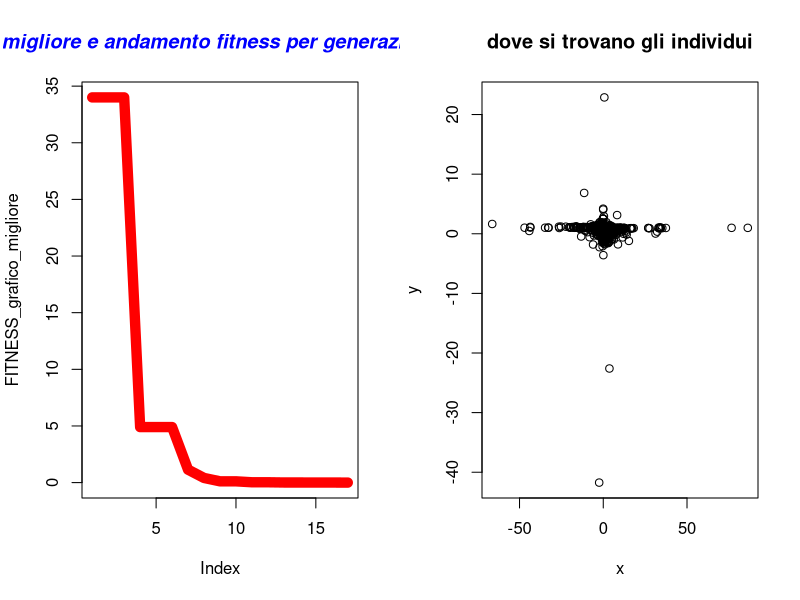

Here is the R script that generated this plot:
#https://www.agnesevardanega.eu/wiki/r/grafici/parametri_grafici   link per parametri grafici
#  Author Nicola Bernabè ver 1.0 8/11/2021
#Implementation of the Discendent Evolution algoritm for Benchmarks
#

#prendo 2 individui che saranno i genitori presi casualmente dalla popolazione
mutazione_crossover_selezione<-function(Population,MAX_DIMENSION_POPULATION,genitori_1_2,CROSS_OVER_PROBABILITY,parametro_q,ub,lb,min_max,FUNZIONE_COSTO){
    #message(genitori_1_2[1]," rgrg ",genitori_1_2[2])
    #print(Population[1][genitori_1_2[1]])
    g1<-c(Population[1,genitori_1_2[1]],Population[2,genitori_1_2[1]],Population[3,genitori_1_2[1]])#k
    g2<-c(Population[1,genitori_1_2[2]],Population[2,genitori_1_2[2]],Population[3,genitori_1_2[2]])#p1
    g3<-c(Population[1,genitori_1_2[3]],Population[2,genitori_1_2[3]],Population[3,genitori_1_2[3]])#p2
    g4<-c(Population[1,genitori_1_2[4]],Population[2,genitori_1_2[4]],Population[3,genitori_1_2[4]])#p3
    x<-g2[1]+parametro_q*(g3[1]-g4[1])
    y<-g2[2]+parametro_q*(g3[2]-g4[2])
    if(x>ub[1]){
        x<-ub[1]
    }
    if(x<lb[1]){
        x<-lb[1]
    }
    if(y>ub[2]){
        y<-ub[2]
    }
    if(y<lb[2]){
        y<-lb[2]
    }
    mutazione<-c(x,y)#dopo aggiungo fitness
    #operatore crossover
    
    if(runif(1,  0,1)<=CROSS_OVER_PROBABILITY){
        if(runif(1,  0,1)<=0.5){#bisogna fare in modo che il figlio erediti qualcosa dal padre
            mutazione[1]<-g1[1]
            
        }else{
            mutazione[2]<-g1[2]
        }
        

    }#altrimenti g1 rimane invariato
    fitness<-FUNZIONE_COSTO(mutazione[1],mutazione[2])
    mutazione<-c(mutazione[1],mutazione[2],fitness)#dopo aggiungo fitness
    #2 motodo per crossover
    'I_1_e_I_2<-sample(1:(100), 2)
    I_1<-0
    I_2<-0
    if(I_1_e_I_2[1]<=I_1_e_I_2[2]){
        I_1<-I_1_e_I_2[1]
        I_2<-I_1_e_I_2[2]
    }else{
        I_1<-I_1_e_I_2[2]
        I_2<-I_1_e_I_2[1]
        
    }
    random_n<-sample(1:100, 1)
    if(random_n>=I_1 & random_n<=I_2){#metto direttamente i valori nella popolazione
        Population[1,genitori_1_2[1]]<-mutazione[1]
        Population[2,genitori_1_2[1]]<-mutazione[2]
        Population[3,genitori_1_2[1]]<-mutazione[3]
    }else{
        Population[1,genitori_1_2[1]]<-g1[1]
        Population[2,genitori_1_2[1]]<-g1[2]
        Population[3,genitori_1_2[1]]<-g1[3]
    }'
    #operazione selezione
    if(min_max==-1){#minimizzare
        if(mutazione[3]<=g1[3]){#controllo fitness
        Population[1,genitori_1_2[1]]<-mutazione[1]
        Population[2,genitori_1_2[1]]<-mutazione[2]
        Population[3,genitori_1_2[1]]<-mutazione[3]
    }else{
        Population[1,genitori_1_2[1]]<-g1[1]
        Population[2,genitori_1_2[1]]<-g1[2]
        Population[3,genitori_1_2[1]]<-g1[3]

    }
    }else{#massimizzare
    if(mutazione[3]>=g1[3]){#controllo fitness
        Population[1,genitori_1_2[1]]<-mutazione[1]
        Population[2,genitori_1_2[1]]<-mutazione[2]
        Population[3,genitori_1_2[1]]<-mutazione[3]
    }else{
        Population[1,genitori_1_2[1]]<-g1[1]
        Population[2,genitori_1_2[1]]<-g1[2]
        Population[3,genitori_1_2[1]]<-g1[3]

    }


    }
    
    #print(g1[1][genitori_1_2[1]])
    
    #print(Population)
    #print(Population[1,genitori_1_2[1]])
    return(Population)
}
aggiorno_file_individui<-function(Population,MAX_DIMENSION_POPULATION,generazione){
                individuo<-c()
                x<-c()
                y<-c()
                fitness<-c()
                for(i in 1:MAX_DIMENSION_POPULATION) {
                    x<-c(x,Population[1,i])
                    y<-c(y,Population[2,i])
                    fitness<-c(fitness,Population[3,i])
                    
                    }
            df<-data.frame(x,y,fitness)
            #nome_file<-"generazione"+generazione+".cvs"
            nome_file = paste("DE generazione ",generazione,".txt",sep="")
            #write.csv(df, file=nome_file,sep=";",row.names=FALSE)
            write.table(df, file= nome_file,sep=";",row.names=FALSE)
            }



#aggiorni migliore fitness
aggiorna_fitness<-function(BEST_FITNESS,Migliore_fitness_generazione){
            BEST_FITNESS[1]<-Migliore_fitness_generazione[1]
            BEST_FITNESS[2]<-Migliore_fitness_generazione[2]
            BEST_FITNESS[3]<-Migliore_fitness_generazione[3]
    return(BEST_FITNESS)


}

#scorro su tutti gli individui e cerco il fitneess migliore
controllo_migliore_fitness<-function(Population,MAX_UNKNOWNS,min_max){
    BEST_FITNESS<-c(Population[1,1],Population[2,1],Population[3,1])
    for(i in 2:dim(Population)[2]) {
        if(BEST_FITNESS[3]>Population[3,i] && min_max==-1){#minimizzo
            BEST_FITNESS[1]<-Population[1,i]
            BEST_FITNESS[2]<-Population[2,i]
            BEST_FITNESS[3]<-Population[3,i]

        }else if(BEST_FITNESS[3]<Population[3,i] && min_max==1){
            BEST_FITNESS[1]<-Population[1,i]
            BEST_FITNESS[2]<-Population[2,i]
            BEST_FITNESS[3]<-Population[3,i]
        }


    }

    return(c(BEST_FITNESS[1],BEST_FITNESS[2],BEST_FITNESS[3]))
}




#inizializzo la matrice
inizializzazione<-function(ub, lb,MAX_UNKNOWNS,MAX_DIMENSION_POPULATION,FUNZIONE_COSTO){
    Population<-matrix(1:1,nrow <- MAX_UNKNOWNS+1, ncol <- MAX_DIMENSION_POPULATION)#oltre alla x e y ci aggiungo anche la fitness, così ho 3 righe
    numero_casuale_x<-1
    numero_casuale_y <-1
    for(i in 1:dim(Population)[2]) {
        numero_casuale_x <- runif(1, lb[1],ub[1] )
        numero_casuale_y <- runif(1,  lb[2],ub[2])
        Population[1,i] <-numero_casuale_x
        Population[2,i] <-numero_casuale_y
        Population[3,i] <-FUNZIONE_COSTO(Population[1,i],Population[2,i])

    }


    return (Population)
}


mainDE<-function(ub,lb,MAX_UNKNOWNS,MAX_DIMENSION_POPULATION,MAXIMUM_GENERATION_NUMBER,STAZIONARIETA,precisione,min_max,stampo_generazione,CROSS_OVER_PROBABILITY,parametro_q,FUNZIONE_COSTO){
    

    Population<-inizializzazione(ub, lb,MAX_UNKNOWNS,MAX_DIMENSION_POPULATION,FUNZIONE_COSTO)#inizializzo la popolazione
    BEST_FITNESS<-controllo_migliore_fitness(Population,MAX_UNKNOWNS,min_max)
    FITNESS_grafico_migliore<-c()
    FITNESS_grafico_migliore_generazione<-c()
    #iterazioni calcolo per trovare il minimo
    indice_stazionarieta<-0#aumenta ad ogni generazione
    n_generazioni<-0
    for(i in 1:MAXIMUM_GENERATION_NUMBER){
        n_generazioni<-i
        for(j_iterazioni_individui in 1:MAX_DIMENSION_POPULATION/2){#mescolo e faccio accoppiare gli individui della generazione corrente
            genitori_1_2_indici<-sample(1:(MAX_DIMENSION_POPULATION), 4)#4 individui casuali e sono sicuro che siano diversi grazie alla funzione
            Population<-mutazione_crossover_selezione(Population,MAX_DIMENSION_POPULATION,genitori_1_2_indici,CROSS_OVER_PROBABILITY,parametro_q,ub,lb,min_max,FUNZIONE_COSTO)
            #print(Population)

            
            
            #print(BEST_FITNESS)


        }
        Migliore_fitness_generazione<-controllo_migliore_fitness(Population,MAX_UNKNOWNS,min_max)
        #print(Migliore_fitness_generazione)
        if(Migliore_fitness_generazione[3]<BEST_FITNESS[3]  && min_max==-1){#minimizzo
            BEST_FITNESS<-aggiorna_fitness(BEST_FITNESS,Migliore_fitness_generazione)
            indice_stazionarieta=0#ritorno a 0 la stazionarietà
            message("migliore soluzione-> x ",BEST_FITNESS[1]," y ",BEST_FITNESS[2]," fitness ",BEST_FITNESS[3])
        }else if(Migliore_fitness_generazione[3]>BEST_FITNESS[3]  && min_max==1){#minimizzo
            BEST_FITNESS<-aggiorna_fitness(BEST_FITNESS,Migliore_fitness_generazione)
            indice_stazionarieta=0#ritorno a 0 la stazionarietà
            message("migliore soluzione-> x ",BEST_FITNESS[1]," y ",BEST_FITNESS[2]," fitness ",BEST_FITNESS[3])
        }
        FITNESS_grafico_migliore<-c(FITNESS_grafico_migliore,BEST_FITNESS[3])
        FITNESS_grafico_migliore_generazione<-c(FITNESS_grafico_migliore_generazione,Migliore_fitness_generazione[3])

        if(indice_stazionarieta>=STAZIONARIETA){
            message("troppo stazionaria ","generazione-> ",i," stazionario->",indice_stazionarieta)
            aggiorno_file_individui(Population,MAX_DIMENSION_POPULATION,i)
            break
        }else{
            indice_stazionarieta=indice_stazionarieta+1
        }
        if((i%%stampo_generazione)==0){#stampo così so che sta facendo qualcosa
        
            message("generazione-> ",i," stazionario->",indice_stazionarieta)
            aggiorno_file_individui(Population,MAX_DIMENSION_POPULATION,i)
            

        }
        if(BEST_FITNESS[3]<precisione && min_max==-1){
            message("finito algoritmo DE, sono riuscito ad avere una soluzione molto buona ed è ",BEST_FITNESS[3]," alla generazione-> ",i)
            aggiorno_file_individui(Population,MAX_DIMENSION_POPULATION,i)
            break
        }else if(BEST_FITNESS[3]>precisione && min_max==1){
            message("finito algoritmo DE, sono riuscito ad avere una soluzione molto buona ed è ",BEST_FITNESS[3]," alla generazione-> ",i)
            aggiorno_file_individui(Population,MAX_DIMENSION_POPULATION,i)
            break
        }
            
        
    }
    windows()
    par(mfrow=c(1,2))
    plot(FITNESS_grafico_migliore, type="l", col="red",lwd=10)
    #lines(FITNESS_grafico_migliore_generazione, type="l", col="blue",lty=5)
    title(main="migliore e andamento fitness per generazione", col.main="blue", font.main="4")

    x_individui<-c()
    y_individui<-c()
    for(x_y in 1:MAX_DIMENSION_POPULATION){
        x_individui<-c(x_individui,Population[1,x_y])
        y_individui<-c(y_individui,Population[2,x_y])

    }

    plot(x_individui, y_individui, xlab="x",ylab="y", main="dove si trovano gli individui") 
    BEST_FITNESS<-list(BEST_FITNESS,"DE",n_generazioni)
    return(BEST_FITNESS)
 
}

#miliardo
#ub<-c(1000000000,1000000000)  # upper bound of the unknowns
#lb<-c(-1000000000,-1000000000)  #lower bound of the unknowns
#aumeto_diminuisco_percentuale_valore=0.1
#milione
#ub<-c(1000000,1000000)  # upper bound of the unknowns
#lb<-c(-1000000,-1000000)  #lower bound of the unknowns
#aumeto_diminuisco_percentuale_valore=0.1
#mille
#ub<-c(100,100)  # upper bound of the unknowns
#lb<-c(-100,-100)  #lower bound of the unknowns

ub<-c(512,512)  
lb<-c(-512,-512)

parametro_q=0.1
#parametro_q=0.5
MAX_UNKNOWNS<-2  #numero variabili
MAX_DIMENSION_POPULATION<-1000#dimensione popolazione
CROSS_OVER_PROBABILITY<-0.65#probabilità per ogni generazione di usare il cross-over   in generale 0.65
   


MAXIMUM_GENERATION_NUMBER<-1000000
STAZIONARIETA<-10000
min_max<--1#-1 minimizzo,1 massimizzo
stampo_generazione<-STAZIONARIETA/2
#massimizzo
#precisione<-11.999999#Parabolic Function
#precisione<-79.999#rastrigin function 
#precisione<-414.23847913128#Parabolic Function

#minimizzo
precisione<-0.001#
#precisione<--0.999999#Easom function
#precisione<-0.2925789999#Schaffer function N. 4 f(0,+-1.25313)=0.292579
#precisione<--0.999999#per funzioni con minimo negativo
#precisione<--959.6406#Eggholder function   f(512,404.2319)=-959.6407   i domini x e y   ub<-c(512,512)  lb<-c(-512,-512)


FUNZIONE_COSTO<-function(x,y){
    #z<-(100*(y-(x)^2)^2)+(1-x)^2#FUNZIONE_COSTO banana  f(1,1)=0
    #z<-((1-x)^2)+100*((y-x^2))^2#Rosenbrock function constrained with a cubic and a line  sol f(1,1)=0
    z<-(1.5-x+x*y)^2+(2.25-x+x*y^2)^2+(2.625-x+x*y^3)^2#Beale function f(3,0.5)=0
    #z<-0.26*(x^2+y^2)-0.48*x*y#Matyas function f(0,0)=0
    #z<-(sin(3*pi*x))^2+(x-1)^2*(1+sin(3*pi*y))+(y-1)^2*(1+(sin(2*pi*y))^2)#Lévi function N.13  f(1,1)=0
    #z<-0.5+((sin(x^2-y^2))^2-0.5)/(1+0.001*(x^2+y^2))^2#Schaffer function N. 2  f(0,0)=0
    #z<-2*x^2-1.05*x^4+(x^6/6)+x*y+y^2#THREE-HUMP CAMEL FUNCTION xi  [-5, 5]  f(0,0)=0
    #z<-100*sqrt(abs(y-0.01*x^2))+0.01*abs(x+10)#Bukin function N.6 f(-10,1)=0
    #z<--20*exp(-0.2*sqrt((1/2)*(x*x+y*y)))-exp(1/2*((cos(2*pi*x)+cos(2*pi*y))))+20+exp(1)#ACKLEY FUNCTION xi  [-32.768, 32.768]  f(0,0)=0


    #z<-0.5+(((cos(sin(abs(x^2-y^2))))^2 - 0.5)/((1 + 0.001*(x^2+y^2))^2))#Schaffer function N. 4 f(0,+-1.25313)=0.292579

    #con minimo negativo
    #z<--cos(x)*cos(y)*exp(-((x-pi)^2+(y-pi)^2))#Easom function f(pi,pi)=-1  mettere precisione -0.999999
    
    #z<--(y+47)*sin(sqrt(abs(x/2+(y+47))))-x*sin(sqrt(abs(x-(y+47))))#Eggholder function   f(512,404.2319)=-959.6407    
    #precisione<--959.6406999
    #ub<-c(512,512)  
    #lb<-c(-512,-512)


    #massimizzare
    #z<-12-(x^2+y^2)/100 #Parabolic Function  f(0,0)=12 non so ma il massimo è 12
    #z<-80-(20+x^2+y^2-10*(cos(2*pi*x)+cos(2*pi*y)))#rastrigin function f(0,0)=80
    #z<-275-((x^4-16*x^2+5*x*0.5)+(y^4-16*y^2+5*y*0.5)+3)#Styblinski Function f(-2.8667,-2.8667)=414.23847913
    return (z)
}




soluzione<-mainDE(ub,lb,MAX_UNKNOWNS,MAX_DIMENSION_POPULATION,MAXIMUM_GENERATION_NUMBER,STAZIONARIETA,precisione,min_max,stampo_generazione,CROSS_OVER_PROBABILITY,parametro_q,FUNZIONE_COSTO)
#print(soluzione)



algoritmo<-c(soluzione[[2]][1])
x<-c(soluzione[[1]][1])
y<-c(soluzione[[1]][2])
fitness<-c(soluzione[[1]][3])
generazioni_soluzione<-c(soluzione[[3]][1])
df<-data.frame(algoritmo,x,y,fitness,generazioni_soluzione)
write.table(df, file="soluzione DE.txt",sep=";",row.names=FALSE)
